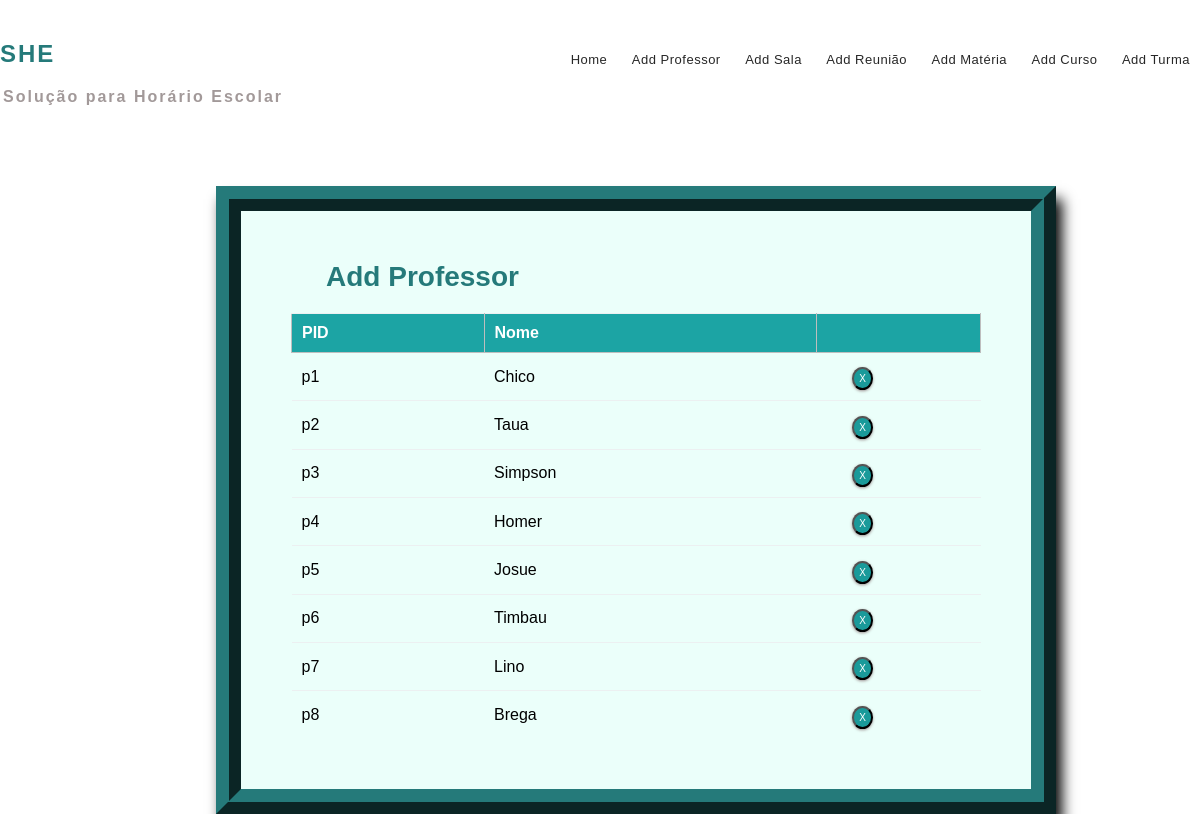
The app's page /instructor_list/ with its own data.
### mm1/models.py (models this page shows, shortened)
class Instructor(models.Model):
    uid = models.CharField(max_length=6)
    name = models.CharField(max_length=25)

### mm1/views.py (the view)
# urls.py: path('instructor_list/', views.inst_list_view, name='editinstructor'),
def inst_list_view(request):
    context = {
        'instructors': Instructor.objects.all()
    }
    return render(request, 'instlist.html', context)

### templates/instlist.html (shortened to what this page needs)
{% extends 'base.html' %}
{% block content %}
{% load static %}
<fieldset class="fieldset">
    <a href="{% url 'addinstructor'%}"><h1 class="tablink" onclick="openPage('new')" id="defaultOpen">Add Professor</h1></a>
    <div class="tabcontent" id="edit">
        <table class="table1">
            <thead>
            <tr class="table-headers">
            <th>PID</th>
            <th>Nome</th>
            <th  class="empty"></th>
            </tr>
            </thead>
            <tbody>
            {% for inst in instructors %}
            <tr>
             <td>{{inst.uid}}</td>
             <td>{{inst.name}}</td>
             <td class="empty">
                <form action="{% url 'deleteinstructor' inst.id %}" method="post">
                        <input type="submit" value="X" class="cross">
                </form>
             </td>
             </tr>
            {% endfor %}
            </tbody>
        </table>
    </div>
</fieldset>
{% endblock %}

### static/CSS/style.css (style rules this page uses)
* { margin: 0; padding: 0; box-sizing: border-box; font-family: sans-serif; }
html { scroll-behavior: smooth; }
a { text-decoration:none; }
form { margin-top: 3%; margin-left: 18%; margin-right: 12%; }
fieldset h1 { color: #257a7a; padding-bottom: 20px; margin-left: 35px; display: inline-block; cursor: pointer; font-size: 28px; }
fieldset input { padding:8px; color: #938c8c }
.table2 td, th { border: 1px solid rgb(190,190,190); padding: 10px 20px; }
.table1 { width: 100%; border-collapse: collapse; text-align: left; overflow: hidden; }
.table1 td, th { border-top: 1px solid #ECF0F1; padding: 10px; }
.table1 th { background-color: #1ca4a4; color: #fff; }
.cross { border-radius: 50%; font-size:10px; box-shadow: 0px 1px 3px 0px #9e9292; padding: 4px 5px; color: #fff; background-color: #1a9a9a; cursor: pointer; }
.fieldset { margin-top: 3%; margin-left: 18%; margin-right: 12%; padding: 50px; border-width: 25px; border-style: ridge; border-color: #257a7a; box-shadow: 6px 13px 13px 0px black; background-color: #ebfffa; }

### records on screen
Instructor: uid "p1", name "Chico"
Instructor: uid "p2", name "Taua"
Instructor: uid "p3", name "Simpson"
Instructor: uid "p4", name "Homer"
Instructor: uid "p5", name "Josue"
Instructor: uid "p6", name "Timbau"
Instructor: uid "p7", name "Lino"
Instructor: uid "p8", name "Brega"
